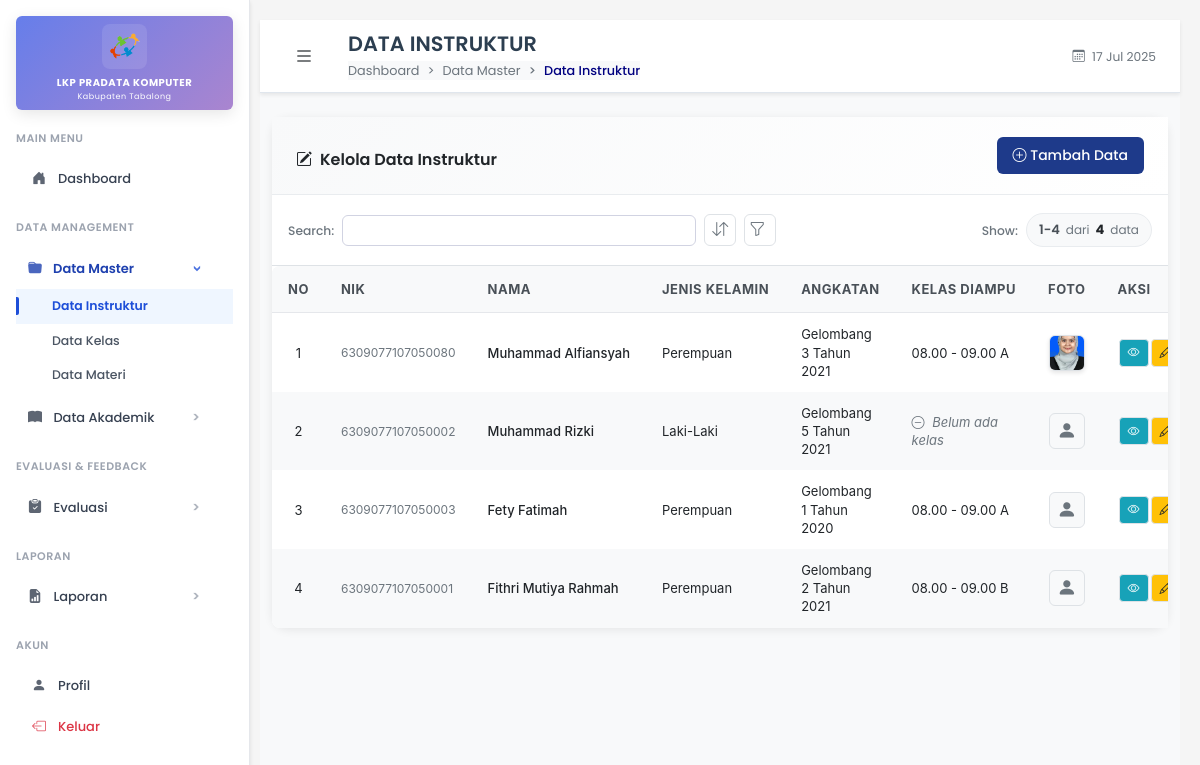
Page /pages/admin/instruktur/index.php (signed in) on the committed database.
### tables this page shows
CREATE TABLE `instruktur` (
  `id_instruktur` int(11) NOT NULL,
  `id_user` int(11) DEFAULT NULL,
  `nik` varchar(16) DEFAULT NULL,
  `nama` varchar(100) DEFAULT NULL,
  `jenis_kelamin` enum('Laki-Laki','Perempuan') DEFAULT NULL,
  `angkatan` varchar(100) DEFAULT NULL,
  `status_aktif` enum('aktif','nonaktif') DEFAULT 'aktif',
  `pas_foto` varchar(255) DEFAULT NULL,
  `email` varchar(100) DEFAULT NULL
);

### pages/admin/instruktur/index.php (the view, shortened to what this page needs)
<?php
$recordsPerPage = 20;
$currentPage = isset($_GET['page']) ? (int)$_GET['page'] : 1;
$currentPage = max(1, $currentPage);
$offset = ($currentPage - 1) * $recordsPerPage;
$countQuery = "SELECT COUNT(DISTINCT i.id_instruktur) as total FROM instruktur i
               LEFT JOIN user u ON i.id_user = u.id_user
               LEFT JOIN kelas k ON i.id_instruktur = k.id_instruktur";
$countResult = mysqli_query($conn, $countQuery);
$totalRecords = mysqli_fetch_assoc($countResult)['total'];
$query = "SELECT i.*, u.username, u.role,
          GROUP_CONCAT(DISTINCT k.nama_kelas ORDER BY k.nama_kelas SEPARATOR ', ') as kelas_diampu
          FROM instruktur i
          LEFT JOIN user u ON i.id_user = u.id_user
          LEFT JOIN kelas k ON i.id_instruktur = k.id_instruktur
          GROUP BY i.id_instruktur, i.nik, i.nama, i.jenis_kelamin, i.angkatan, i.pas_foto, u.username, u.role
          ORDER BY i.id_instruktur DESC
          LIMIT $recordsPerPage OFFSET $offset";
$result = mysqli_query($conn, $query);
?>
<!DOCTYPE html>
<html lang="id">
<head>
  <link rel="stylesheet" href="../../../assets/css/bootstrap.min.css" />
  <link rel="stylesheet" href="../../../assets/css/bootstrap-icons.css" />
  <link rel="stylesheet" href="../../../assets/css/fonts.css" />
  <link rel="stylesheet" href="../../../assets/css/styles.css" />
</head>
<body>
  <div class="d-flex">
    <?php include '../../../includes/sidebar/admin.php'; ?>
    <div class="flex-fill main-content">
      <nav class="top-navbar">
        <div class="container-fluid px-3 px-md-4">
          <div class="d-flex align-items-center">
            <div class="d-flex align-items-center flex-grow-1">
              <button class="btn btn-link text-dark p-2 me-3 sidebar-toggle" type="button" id="sidebarToggle">
                <i class="bi bi-list fs-4"></i>
              </button>
              <div class="page-info">
                <h2 class="page-title mb-1">DATA INSTRUKTUR</h2>
                <nav aria-label="breadcrumb">
                  <ol class="breadcrumb page-breadcrumb mb-0">
                    <li class="breadcrumb-item">
                      <a href="../dashboard.php">Dashboard</a>
                    </li>
                    <li class="breadcrumb-item">
                      <a href="#">Data Master</a>
                    </li>
                    <li class="breadcrumb-item active" aria-current="page">Data Instruktur</li>
                  </ol>
                </nav>
              </div>
            </div>
            <div class="d-flex align-items-center">
              <div class="navbar-page-info d-none d-md-block">
                <small class="text-muted">
                  <i class="bi bi-calendar3 me-1"></i>
                  <?= date('d M Y') ?>
                </small>
              </div>
            </div>
          </div>
        </div>
      </nav>
      <div class="container-fluid mt-4">
        <div class="card content-card">
          <div class="section-header">
            <div class="row align-items-center">
              <div class="col-md-6">
                <h5 class="mb-0 text-dark">
                  <i class="bi bi-pencil-square me-2"></i>Kelola Data Instruktur
                </h5>
              </div>
              <div class="col-md-6 text-md-end">
                <a href="tambah.php" class="btn btn-primary-formal">
                  <i class="bi bi-plus-circle"></i>
                  Tambah Data
                </a>
              </div>
            </div>
          </div>
          <div class="p-3 border-bottom">
            <div class="row align-items-center">
              <div class="col-12">
                <div class="d-flex flex-wrap align-items-center gap-2 controls-container">
                  <div class="d-flex align-items-center search-container">
                    <label for="searchInput" class="me-2 mb-0 search-label">
                      <small>Search:</small>
                    </label>
                    <input type="search" id="searchInput" class="form-control form-control-sm search-input" />
                  </div>
                  <div class="dropdown">
                    <button class="btn btn-light btn-icon position-relative control-btn"
                            type="button"
                            data-bs-toggle="dropdown"
                            data-bs-display="static"
                            aria-expanded="false"
                            title="Sort">
                      <i class="bi bi-arrow-down-up"></i>
                    </button>
                  </div>
                  <div class="dropdown">
                    <button class="btn btn-light btn-icon position-relative control-btn"
                            type="button"
                            data-bs-toggle="dropdown"
                            aria-expanded="false"
                            id="filterButton"
                            title="Filter">
                      <i class="bi bi-funnel"></i>
                    </button>
                  </div>
                  <div class="ms-auto result-info d-flex align-items-center">
                    <label class="me-2 mb-0 search-label">
                      <small>Show:</small>
                    </label>
                    <div class="info-badge">
                      <span class="info-count"><?= (($currentPage - 1) * $recordsPerPage) + 1 ?>-<?= min($currentPage * $recordsPerPage, $totalRecords) ?></span>
                      <span class="info-separator">dari</span>
                      <span class="info-total"><?= number_format($totalRecords) ?></span>
                      <span class="info-label">data</span>
                    </div>
                  </div>
                </div>
              </div>
            </div>
          </div>
          <div class="table-responsive" style="overflow-x: auto; overflow-y: visible;">
            <table class="custom-table mb-0" id="instrukturTable">
              <thead class="sticky-top">
                <tr>
                  <th>No</th>
                  <th>NIK</th>
                  <th>Nama</th>
                  <th>Jenis Kelamin</th>
                  <th>Angkatan</th>
                  <th>Kelas Diampu</th>
                  <th>Foto</th>
                  <th>Aksi</th>
                </tr>
              </thead>
              <tbody>
                <?php if (mysqli_num_rows($result) > 0): ?>
                  <?php
                  $no = ($currentPage - 1) * $recordsPerPage + 1;
                  while ($instruktur = mysqli_fetch_assoc($result)):
                  ?>
                    <tr>
                      <td class="text-center align-middle" style="text-align: center !important;"><?= $no++ ?></td>
                      <td class="align-middle">
                        <small><?= htmlspecialchars($instruktur['nik'] ?? '-') ?></small>
                      </td>
                      <td class="align-middle text-nowrap">
                        <div class="fw-medium"><?= htmlspecialchars($instruktur['nama']) ?></div>
                      </td>
                      <td class="align-middle">
                        <?php if($instruktur['jenis_kelamin'] == 'Laki-Laki'): ?>
                          <span>Laki-Laki</span>
                        <?php else: ?>
                          <span>Perempuan</span>
                        <?php endif; ?>
                      </td>
                      <td class="align-middle">
                        <span><?= htmlspecialchars($instruktur['angkatan'] ?? '-') ?></span>
                      </td>
                      <td class="align-middle">
                        <?php if($instruktur['kelas_diampu'] && trim($instruktur['kelas_diampu']) != ''): ?>
                          <span>
                            <?= htmlspecialchars($instruktur['kelas_diampu']) ?>
                          </span>
                        <?php else: ?>
                          <span class="text-muted fst-italic">
                            <i class="bi bi-dash-circle me-1"></i>
                            Belum ada kelas
                          </span>
                        <?php endif; ?>
                      </td>
                      <td class="text-center align-middle" style="text-align: center !important;">
                        <?php if($instruktur['pas_foto'] && file_exists('../../../uploads/pas_foto/'.$instruktur['pas_foto'])): ?>
                          <img src="../../../uploads/pas_foto/<?= $instruktur['pas_foto'] ?>"
                               alt="Foto"
                               class="rounded photo-preview"
                               style="width: 40px; height: 40px; object-fit: cover; border: 2px solid #e9ecef; margin: 0 auto; display: block;"
                               title="<?= htmlspecialchars($instruktur['nama']) ?>">
                        <?php else: ?>
                          <div class="photo-preview-placeholder"
                               style="width: 40px; height: 40px; display: flex; align-items: center; justify-content: center; background-color: #f8f9fa; border: 2px dashed #dee2e6; border-radius: 6px; color: #6c757d; margin: 0 auto;">
                            <i class="bi bi-person-fill"></i>
                          </div>
                        <?php endif; ?>
                      </td>
                      <td class="text-center align-middle">
                        <div class="btn-group btn-group-sm" role="group">
                          <a href="detail.php?id=<?= $instruktur['id_instruktur'] ?>"
                             class="btn btn-action btn-view btn-sm"
                             data-bs-toggle="tooltip"
                             title="Detail">
                            <i class="bi bi-eye"></i>
                          </a>
                          <a href="edit.php?id=<?= $instruktur['id_instruktur'] ?>"
                             class="btn btn-action btn-edit btn-sm"
                             data-bs-toggle="tooltip"
                             title="Edit">
                            <i class="bi bi-pencil"></i>
                          </a>
                        </div>
                      </td>
                    </tr>
                  <?php endwhile; ?>
                <?php endif; ?>
              </tbody>
            </table>
          </div>
</body>
</html>

### rows in the picture
instruktur: nik "6309077107050080", nama "Muhammad Alfiansyah", jenis_kelamin "Perempuan", angkatan "Gelombang 3 Tahun 2021", kelas_diampu "08.00 - 09.00 A", pas_foto (picture)
instruktur: nik "6309077107050002", nama "Muhammad Rizki", jenis_kelamin "Laki-Laki", angkatan "Gelombang 5 Tahun 2021", shows "Belum ada kelas"
instruktur: nik "6309077107050003", nama "Fety Fatimah", jenis_kelamin "Perempuan", angkatan "Gelombang 1 Tahun 2020", kelas_diampu "08.00 - 09.00 A"
instruktur: nik "6309077107050001", nama "Fithri Mutiya Rahmah", jenis_kelamin "Perempuan", angkatan "Gelombang 2 Tahun 2021", kelas_diampu "08.00 - 09.00 B"

### other values in the picture
min($currentPage * $recordsPerPage, $totalRecords) "4"
$totalRecords "4"
